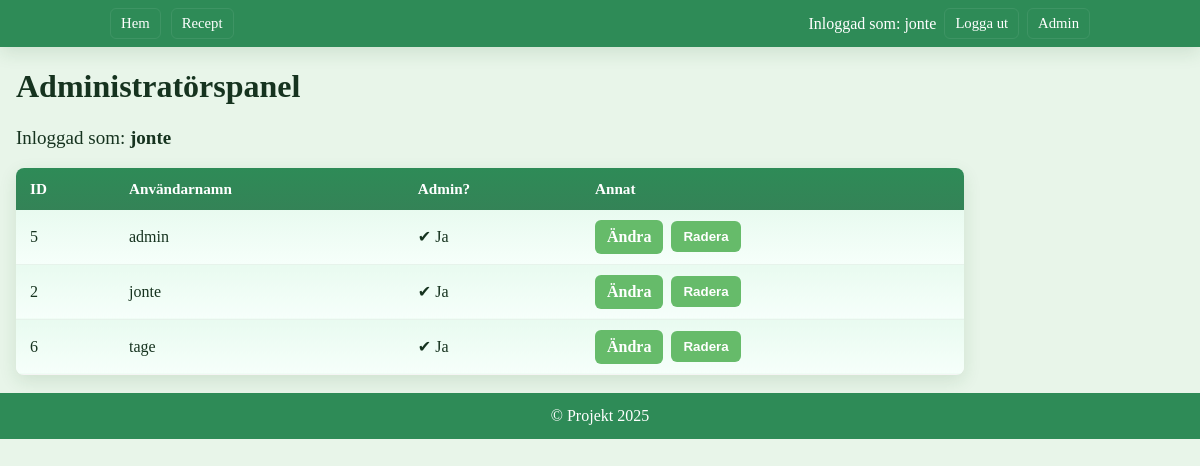
The app's page /admin (signed in), older data.
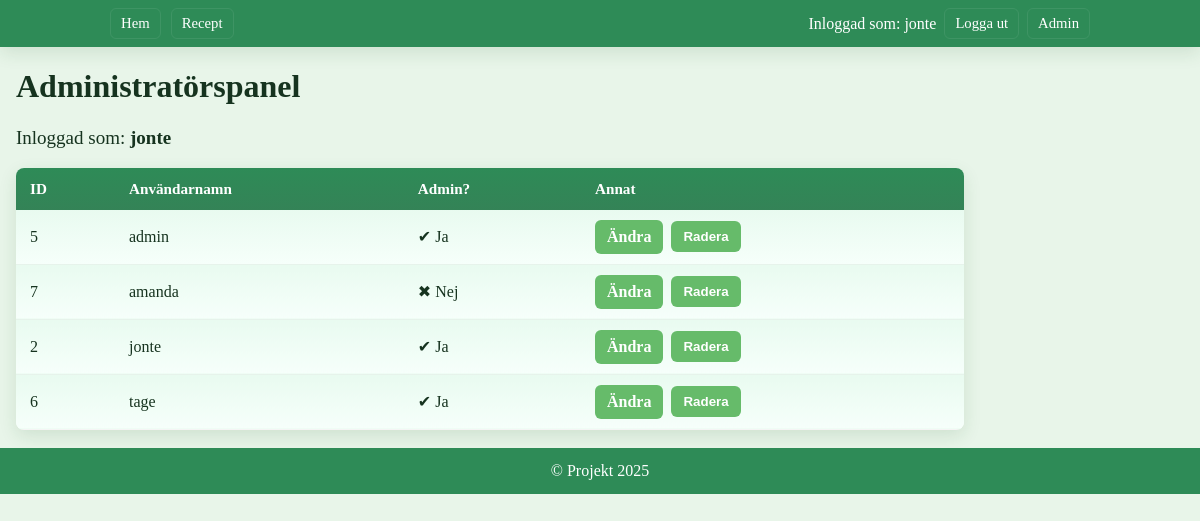
The same page, newer data.
### tables this page shows
CREATE TABLE users (
                       id INTEGER PRIMARY KEY AUTOINCREMENT,
                       username TEXT NOT NULL UNIQUE,
                       password TEXT NOT NULL,
                       admin INTEGER NOT NULL DEFAULT 0
                   );

### app.py (the view)
@app.route('/admin')
def admin_index():
    if not session.get('username'):
        return redirect(url_for('login'))
    with sqlite3.connect('app.db') as conn:
        conn.row_factory = sqlite3.Row
        cursor = conn.cursor()
        cursor.execute("SELECT id, username, admin FROM users ORDER BY username")
        users = cursor.fetchall()
    return render_template('admin.html', users=users)

### templates/admin.html (shortened to what this page needs)
{% extends "base.html" %}
{% block content %}
<h1>Administratörspanel</h1>
<p>Inloggad som: <strong>{{ session.username }}</strong></p>
<table class="admin-table">
    <thead>
        <tr>
            <th>ID</th>
            <th>Användarnamn</th>
            <th>Admin?</th>
            <th>Annat</th>
        </tr>
    </thead>
    <tbody>
        {% for user in users %}
        <tr>
            <td>{{ user.id }}</td>
            <td>{{ user.username }}</td>
            <td>
                {% if user.admin %}
                    ✔ Ja
                {% else %}
                    ✖ Nej
                {% endif %}
            <td>
                <div class="admin-actions">
                    <a class="btn" href="{{ url_for('admin_edit_user', user_id=user['id']) }}">Ändra</a>
                    <form method="POST" action="{{ url_for('admin_delete_user', user_id=user['id']) }}" style="margin:0;">
                        <button class="btn btn-danger" type="submit">Radera</button>
                    </form>
                </div>
             </td>
         </tr>
        {% endfor %}
    </tbody>
</table>
{% endblock %}

### templates/base.html (shortened to what this page needs)
<!DOCTYPE html>
<html lang="en">
<head>
    <link rel="stylesheet" href="{{ url_for('static', filename='style.css') }}">
</head>
<body>
    <div class="app">
        {% if not hide_nav %}
        <nav class="main-nav">
            <div class="nav-inner">
                <div class="nav-list">
                    <a class="nav-link" href="{{ url_for('index') }}">Hem</a>
                    <a class="nav-link" href="{{ url_for('recipe_collection') }}">Recept</a>
                </div>
                <div class="left">
                    {% if session.get('username') %}
                        <span>Inloggad som: {{ session.get('username') }}</span>
                        <a class="nav-link" href="{{ url_for('logout') }}">Logga ut</a>
                    {% else %}
                        <a class="nav-link" href="{{ url_for('login') }}">Logga in</a>
                        <a class="nav-link" href="{{ url_for('register') }}">Registrera</a>
                    {% endif %}
                    {% if session.get('is_admin') %}
                        <a class="nav-link" href="{{ url_for('admin_index') }}">Admin</a>
                    {% endif %}
                </div>
            </div>
        </nav>
        {% endif %}
        <main class="site-main container content-left">
            {% block content %}{% endblock %}
        </main>
        {% if not hide_nav %}
        <footer>
            &copy; Projekt 2025
        </footer>
        {% endif %}
    </div>
</body>
</html>

Row changes from the older to the newer data that the page shows:
added users: id "7", username "amanda", admin "✖ Nej"
